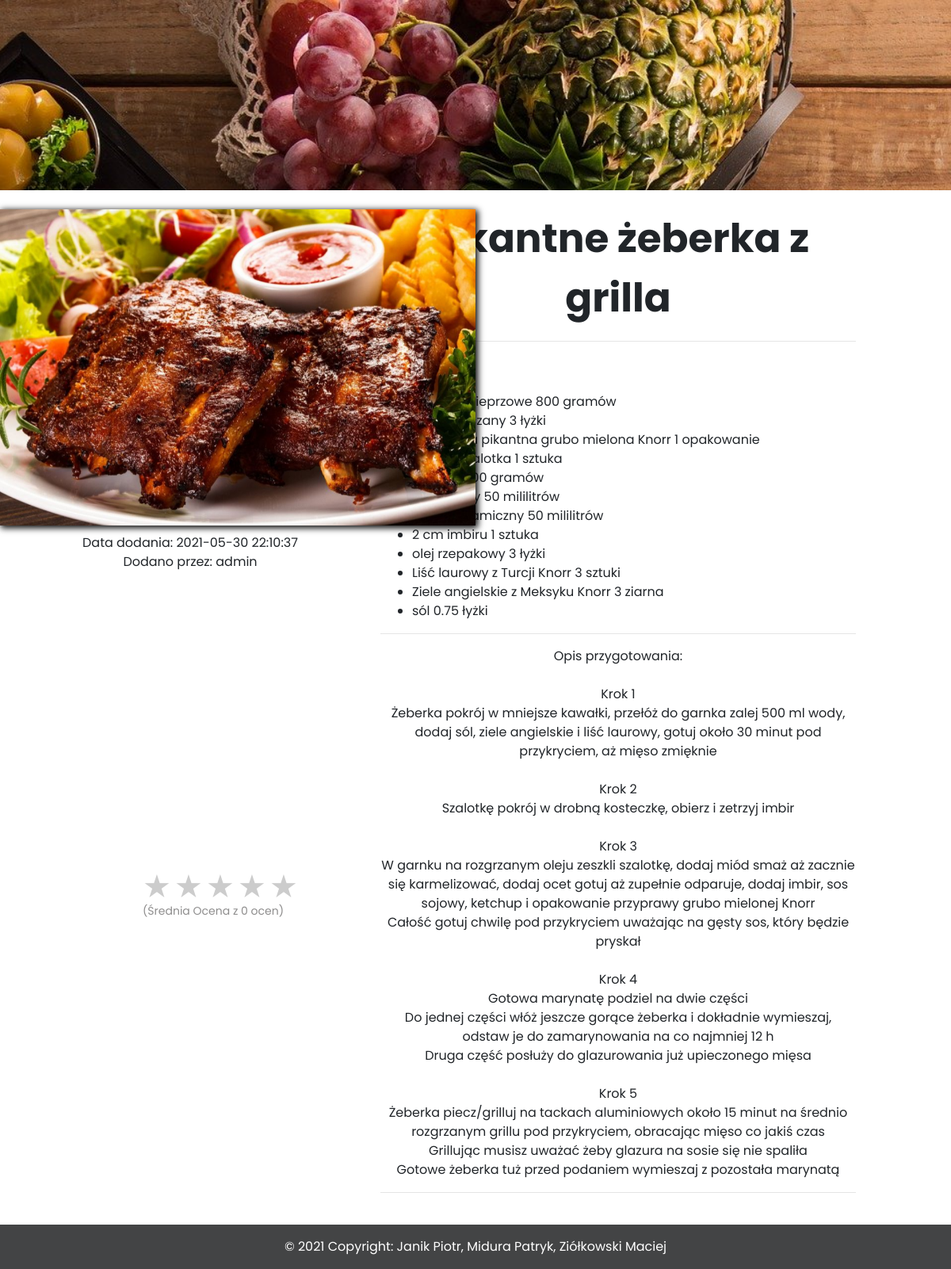
Screenshot of /recipe.php?id=72 (signed in) with the database file from the repository.
### tables this page shows
CREATE TABLE `recipes` (
  `recipe_ID` int(3) NOT NULL,
  `category_ID` int(2) NOT NULL,
  `user_ID` int(5) NOT NULL,
  `title` varchar(25) NOT NULL,
  `ingredients` longtext NOT NULL,
  `description` longtext NOT NULL,
  `picture` varchar(255) NOT NULL,
  `creation_date` datetime(6) NOT NULL DEFAULT current_timestamp(6) ON UPDATE current_timestamp(6)
);

CREATE TABLE `users` (
  `user_ID` int(5) NOT NULL,
  `username` varchar(20) NOT NULL,
  `password` char(60) NOT NULL,
  `email` varchar(50) NOT NULL
);

### recipe.php (the view, shortened to what this page needs)
<!DOCTYPE HTML>
<html lang="pl">
  <head>
    <link rel="stylesheet" href="css/bootstrap.min.css">
    <link rel="stylesheet" href="css/custom_login.css">
    <link rel="stylesheet" href="css/custom_recipe.css">
    <link rel="stylesheet" href="css/rating.css">
    <link rel="stylesheet" href="https://maxcdn.bootstrapcdn.com/font-awesome/4.7.0/css/font-awesome.min.css">
  </head>
  <body>
    <div class="header2">
      <div class="flex-overlay3">
      </div>
    </div>
    <?php
      include 'config.php';
      $idrecipe = $_GET['id'];
      $sql = "SELECT * FROM recipes, users WHERE recipe_ID = $idrecipe AND recipes.user_ID = users.user_ID";
      $result = mysqli_query($conn, $sql);
            if(mysqli_num_rows($result) > 0) {
              while($row = mysqli_fetch_assoc($result)) {
                echo "<div class='left'><br/>";
                echo "  <div class='container'>";
                echo "    <img class='image' src='users_img/",$row['picture'],"'<br>";
                echo "  </div>";
                echo "  <div class='date'>";
                echo "    Data dodania: ".substr($row['creation_date'], 0, -7)."<br>";
                echo "    Dodano przez: ",$row['username'],"<br><br>";
                echo "  </div>";
                echo "</div>";
                echo "<div class='right'>";
                echo "  <br><div class='tytul'>",$row['title'],"<hr></div><br>";
                echo "  Składniki: <ul><li>".str_replace(",", "</li><li>", $row['ingredients'])."</li></ul><hr>";
                echo "  <div class='opis'> Opis przygotowania: <br><br>".nl2br(str_replace(".", "<br>", $row['description']),$row['description'])."<hr></div><br>";
                echo "</div>";
              }
            }
      ?>
      <?php
        include_once 'config.php';
        $recipeID = $_GET['id'];
        $query = "SELECT p.*, COUNT(r.rate) as rating_num, FORMAT((SUM(r.rate) / COUNT(r.rate)), 1) as average_rating
                    FROM recipes as p LEFT JOIN rates as r ON r.recipe_ID = p.recipe_ID
                      WHERE p.recipe_ID = '$recipeID' GROUP BY (r.recipe_ID)";
        $result = $conn->query($query);
        $postData = $result->fetch_assoc();
      ?>
      <div class="rating">
        <div class="rate">
            <label for="star5"></label>
            <label for="star4"></label>
            <label for="star3"></label>
            <label for="star2"></label>
            <label for="star1"></label>
        </div>
        <div class="overall-rating">
            (Średnia Ocena <span id="avgrat"><?php echo $postData['average_rating']; ?></span>
            z <span id="totalrat"><?php echo $postData['rating_num']; ?></span> ocen)</span>
        </div>
      </div>
      <footer class="bg-dark text-center text-white">
        <div class="text-center p-3">
          © 2021 Copyright: Janik Piotr, Midura Patryk, Ziółkowski Maciej
        </div>
      </footer>
  </body>
</html>

### css/custom_login.css (style rules this page uses)
body { margin: 0 auto; font-family: 'Poppins', sans-serif; }
.container { padding-left: 0px !important; padding-right: 0px !important; margin-left: auto !important; margin-right: auto !important; width: 400px !important; }
.container { position: relative; width: 100% !important; overflow: hidden; box-shadow: 2px 2px 8px 1px black; }
.image { opacity: 1; display: block; width: 100%; height: auto; transition: .5s ease; backface-visibility: hidden; }
.bg-dark { background-color: #434445 !important; }

### css/custom_recipe.css (style rules this page uses)
.container { width: 600px !important; height: 399px !important; }
.header2 { height: 30vh; width: 100%; background: url("../img/bg4.jpg") center fixed; background-size: cover; }
.header2 .flex-overlay3 { height: 100%; width: 100%; display: flex; justify-content: center; align-items: center; color: white; }
.tytul { font-weight: bold; font-size: 50px; text-align: center; }
.opis { text-align: center; }
hr { width: 100%; text-align: center; }
.left { width: 40%; float: left; }
.right { width: 50%; float: left; }
.date { margin-top: 2%; text-align: center; }
footer { clear: both; }
.rating { height: 20%; width: 40%; clear: both; position: absolute; transform: translate(37.5%, 265%); }

### css/rating.css (style rules this page uses)
.rate { float: left; height: 46px; text-align: left; }
.rate:not(:checked) > label { float:right; width:1em; overflow:hidden; white-space:nowrap; cursor:pointer; font-size:40px; color:#ccc; }
.rate:not(:checked) > label:before { content: "\2605"; }
.overall-rating { width: 100%; float: left; font-size: 14px; margin-top: 5px; color: #8e8d8d; }

### rows the page displays
recipes: picture (picture), creation_date "2021-05-30 22:10:37", user_ID.username "admin", title "Pikantne żeberka z grilla", ingredients "żeberka wieprzowe 800 gramów miód gryczany 3 łyżki Przyprawa pikantna grubo mielona Knorr 1 opakowanie cebula szalotka 1 sztuka ketchup 100 gramów sos sojowy 50 mililitrów ocet balsamiczny 50 mililitrów 2 cm imbiru 1 sztuka olej rzepakowy 3 łyżki Liść laurowy z Turcji Knorr 3 sztuki Ziele angielskie z Meksyku Knorr 3 ziarna sól 0.75 łyżki", description "Krok 1 Żeberka pokrój w mniejsze kawałki, przełóż do garnka zalej 500 ml wody, dodaj sól, ziele angielskie i liść laurowy, gotuj około 30 minut pod przykryciem, aż mięso zmięknie Krok 2 Szalotkę pokrój w drobną kosteczkę, obierz i zetrzyj imbir Krok 3 W garnku na rozgrzanym oleju zeszkli szalotkę, dodaj miód smaż aż zacznie się karmelizować, dodaj ocet gotuj aż zupełnie odparuje, dodaj imbir, sos sojowy, ketchup i opakowanie przyprawy grubo mielonej Knorr Całość gotuj chwilę pod przykryciem uważając na gęsty sos, który będzie pryskał Krok 4 Gotowa marynatę podziel na dwie części Do jednej części włóż jeszcze gorące żeberka i dokładnie wymieszaj, odstaw je do zamarynowania na co najmniej 12…"

### other values shown
$postData['rating_num'] "0"
